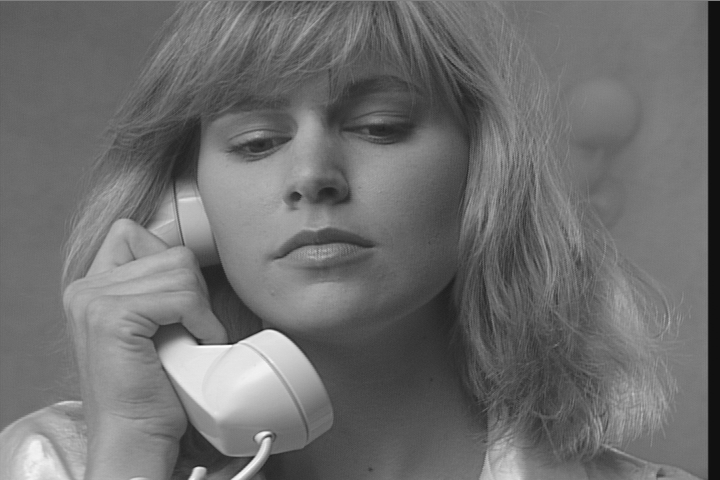
#> input picture image processing/susie_mono.png, 720 x 480 px
$ jupyter execute lab5.ipynb   (older library calls are emulated)
#> lines starting #> are read from the running program, lines starting #| are printed output that depends on the picture; long printed decimals are rounded
# libraries

[cell 1]
import cv2
import numpy as np
import matplotlib.pyplot as plt

# Image

[cell 2]
image = None
path = 'susie_mono.png'

image = cv2.imread(path, cv2.IMREAD_UNCHANGED)
#> image is the input picture: shape (480, 720); min 15, max 253, mean 110.5

plt.imshow(image, cmap='gray')
plt.axis('off')
plt.show()

#   Task 1: Calculate the entropy of the input image.

[cell 3]
hist = cv2.calcHist([image], [0], None, [256], [0, 256])
#> hist = 256 values, max 7196 at index 118, min 0 at index 0, mean 1350
plt.plot(hist, color='black')
plt.xlim([0, 256])
plt.title('Histogram')
plt.xlabel('Pixel Value')
#> figure, not shown here; curve peaks at x = 118, y = 7196

[cell 4]
probability = hist / hist.sum()
#> probability = 256 values, max 0.0208 at index 118, min 0 at index 0, mean 0.00391
plt.plot(probability, color='black')
plt.xlim([0, 256])
plt.title('Probability')
plt.xlabel('Pixel Value')
plt.show()
#> figure, not shown here; curve peaks at x = 118, y = 0.0208

entropy = -np.sum(probability * np.log2(probability + 1e-10))  # 1e-10 to avoid log(0)
#> entropy = 7
print(f'Entropy: {entropy}')
#| Entropy: 7.001

# Task 2: Difference Image (Predictive Coding)

Calculate the difference image so that each pixel value is replaced by the difference between its value and the value of its left neighbor (differential/predictive coding).
For the first pixel in each row, assume the neighbor's value is 127 (the midpoint of the pixel value range).
Display the difference image.
Calculate the histogram of the difference image and compare it with the histogram of the original image.
Calculate the entropy of the difference image and compare it with the entropy of the original image.

**Note:**
Pixel values in the difference image can range from **-255 to 255**!

[cell 5]
# Convert the image to a signed integer type to handle negative differences
image_signed = image.astype(np.int16)

diff_image = np.zeros_like(image_signed, dtype=np.int16)

for y in range(image_signed.shape[0]):
    diff_image[y, 0] = image_signed[y, 0] - 127  # For the first pixel in the row, subtract 127
    for x in range(1, image_signed.shape[1]):
        diff_image[y, x] = image_signed[y, x] - image_signed[y, x-1]  # Subtract the left neighbor
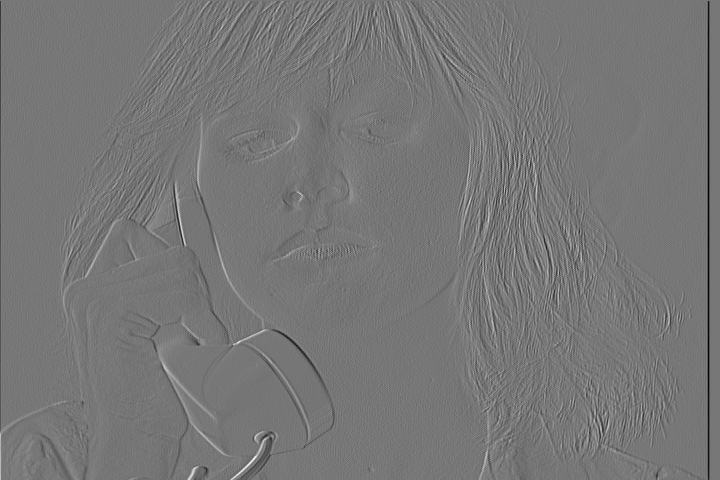
#> diff_image: shape (480, 720) int16; min -73, max 83, mean -0.2; drawn with min black and max white

[cell 6]
normalized_diff_image = cv2.normalize(diff_image, None, 0, 255, cv2.NORM_MINMAX).astype(np.uint8)

hist_diff = cv2.calcHist([normalized_diff_image], [0], None, [256], [0, 256])
#> hist_diff = 256 values, max 46662 at index 119, min 0 at index 1, mean 1350
plt.plot(hist_diff, color='black')
plt.xlim([0, 256])
plt.title('Histogram of Difference Image')
plt.xlabel('Pixel Value')
plt.show()
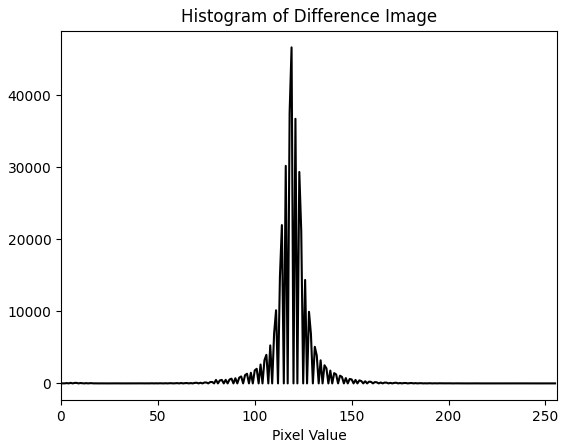
#> figure drawn by matplotlib, 1 panel; curve peaks at x = 119, y = 46662

hist_original = cv2.calcHist([image], [0], None, [256], [0, 256])
#> hist_original has the same summary as hist
plt.plot(hist_original, color='black')
plt.xlim([0, 256])
plt.title('Histogram of Original Image')
plt.xlabel('Pixel Value')
plt.show()
#> figure, not shown here; curve peaks at x = 118, y = 7196

### Entropy

[cell 7]
entropy_original = -np.sum(hist_original / hist_original.sum() * np.log2(hist_original / hist_original.sum() + 1e-10))
#> entropy_original = 7
entropy_diff = -np.sum(hist_diff / hist_diff.sum() * np.log2(hist_diff / hist_diff.sum() + 1e-10))
#> entropy_diff = 4.4
print(f'Entropy of Original Image: {entropy_original}')
#| Entropy of Original Image: 7.001
print(f'Entropy of Difference Image: {entropy_diff}')
#| Entropy of Difference Image: 4.397

# Task 3:
Calculate the DWT coefficients using the function provided in the sample script.
Display each band separately.
Calculate histograms and entropy for all bands.
Compare the results (histogram, entropy) obtained for each band with each other (do any stand out and why?) and with the results obtained for the original image and the difference image.

[cell 8]
def dwt(img):
    maskL = np.array([0.02674875741080976, -0.01686411844287795, -0.07822326652898785, 0.2668641184428723,
        0.6029490182363579, 0.2668641184428723, -0.07822326652898785, -0.01686411844287795, 0.02674875741080976])
    maskH = np.array([0.09127176311424948, -0.05754352622849957, -0.5912717631142470, 1.115087052456994,
        -0.5912717631142470, -0.05754352622849957, 0.09127176311424948])

    bandLL = cv2.sepFilter2D(img,         -1, maskL, maskL)[::2, ::2]
    bandLH = cv2.sepFilter2D(img, cv2.CV_16S, maskL, maskH)[::2, ::2]
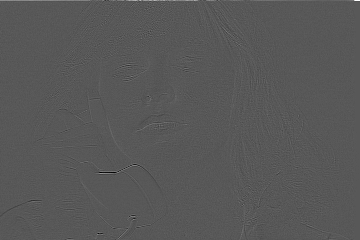
#> bandLH: shape (240, 360) int16; min -66, max 125, mean 0.1; drawn with min black and max white
    bandHL = cv2.sepFilter2D(img, cv2.CV_16S, maskH, maskL)[::2, ::2]
    bandHH = cv2.sepFilter2D(img, cv2.CV_16S, maskH, maskH)[::2, ::2]
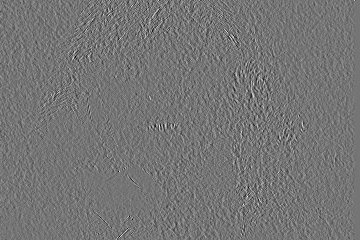
#> bandHH: shape (240, 360) int16; min -29, max 34, mean 0; drawn with min black and max white

    return bandLL, bandLH, bandHL, bandHH

[cell 9]
d = dwt(image)
plt.imshow(d[0], cmap='gray')
plt.axis('off')
plt.show()
plt.imshow(d[1], cmap='gray')
plt.axis('off')
plt.show()
plt.imshow(d[2], cmap='gray')
plt.axis('off')
plt.show()
plt.imshow(d[3], cmap='gray')
plt.axis('off')
plt.show()

[cell 10]
d_uint8 = [band.astype(np.uint8) if band.dtype != np.uint8 else band for band in d]
#> d_uint8 = 4 items

entropy = lambda x: -np.sum(x / x.sum() * np.log2(x / x.sum() + 1e-10))

histLL = cv2.calcHist([d_uint8[0]], [0], None, [256], [0, 256])
#> histLL = 256 values, max 1786 at index 121, min 0 at index 0, mean 337.5
histLH = cv2.calcHist([d_uint8[1]], [0], None, [256], [0, 256])
#> histLH = 256 values, max 17805 at index 0, min 0 at index 53, mean 337.5
histHL = cv2.calcHist([d_uint8[2]], [0], None, [256], [0, 256])
#> histHL = 256 values, max 16343 at index 0, min 0 at index 41, mean 337.5
histHH = cv2.calcHist([d_uint8[3]], [0], None, [256], [0, 256])
#> histHH = 256 values, max 10736 at index 0, min 0 at index 29, mean 337.5

for hist in [histLL, histLH, histHL, histHH]:
    plt.plot(hist, color='black')
    plt.xlim([0, 256])
    plt.title('Histogram of DWT Bands')
    plt.xlabel('Pixel Value')
    plt.show()
#> this loop made 4 passes


entropyLL = entropy(histLL)
#> entropyLL = 6.99
entropyLH = entropy(histLH)
#> entropyLH = 3.41
entropyHL = entropy(histHL)
#> entropyHL = 3.79
entropyHH = entropy(histHH)
#> entropyHH = 4.05

print(f'Entropy of LL: {entropyLL}')
#| Entropy of LL: 6.994
print(f'Entropy of LH: {entropyLH}')
#| Entropy of LH: 3.414
print(f'Entropy of HL: {entropyHL}')
#| Entropy of HL: 3.795
print(f'Entropy of HH: {entropyHH}')
#| Entropy of HH: 4.054

### Conclusions regarding entropy and histograms

1. **Entropy**:
    - The original image has higher entropy than the difference image, indicating more information in the original image.
    - In the DWT bands, the LL band has the lowest entropy (smooth areas), while the LH, HL, HH bands have higher entropy (edges and details).

2. **Histograms**:
    - The histogram of the original image is more dispersed, meaning greater pixel diversity.
    - The histogram of the difference image is concentrated around zero, which results from predictive coding.
    - The LL band histogram is concentrated, while the LH, HL, HH bands are more dispersed.

3. **Transformations**:
    - Predictive coding reduces entropy and compresses the histogram, which favors compression.
    - DWT divides the image into frequency bands, enabling analysis and compression.

# Task 4:

Calculate the bit rate (number of bits per pixel) for the image compressed with the PNG encoder (input image) and compare it with the previously calculated entropies of the original, difference, and wavelet-transformed images. Does a bit rate lower than the entropy mean that the relationship: l_avg ≥ H is not true?

[cell 11]
import os

# Get the size of the compressed image in bytes
compressed_image_path = 'monochrome/susie_mono.png'
compressed_size_bytes = os.path.getsize(compressed_image_path)

compressed_size_bits = compressed_size_bytes * 8

total_pixels = image.shape[0] * image.shape[1]
#> total_pixels = 345600

bit_rate = compressed_size_bits / total_pixels
#> bit_rate = 4.44

print(f'Bit rate (bits per pixel): {bit_rate}')
#| Bit rate (bits per pixel): 4.445
print(f'Entropy of Original Image: {entropy_original}')
#| Entropy of Original Image: 7.001
print(f'Entropy of Difference Image: {entropy_diff}')
#| Entropy of Difference Image: 4.397
print(f'Entropy of LL Band: {entropyLL}')
#| Entropy of LL Band: 6.994
print(f'Entropy of LH Band: {entropyLH}')
#| Entropy of LH Band: 3.414
print(f'Entropy of HL Band: {entropyHL}')
#| Entropy of HL Band: 3.795
print(f'Entropy of HH Band: {entropyHH}')
#| Entropy of HH Band: 4.054

### Does a bit rate lower than entropy mean that the relationship: l_avg ≥ H is not true?
A lower bit rate than entropy does not mean that the relationship is false. This results from coding optimization, redundancy removal, and more effective compression methods that reduce the actual number of transmitted bits.

For the color image:

➢ Calculate the entropy for the RGB components of the test color image.

➢ Convert from RGB to YUV and calculate the entropy for the YUV components. Display the RGB and YUV components.
Calculate histograms for all RGB and YUV components.
Compare the results obtained for each component. Is the entropy for the UV components lower? What could be the reason for this lower value?

➢ Determine the relationship between distortion D and bitrate R (number of bits per image pixel): D = f(R) – the so-called R-D curve – for the JPEG encoder.
Regulate the degree of compression (bitrate R) by setting the ‘quality’ parameter when saving the image to a file. The values of the ‘quality’ parameter should be chosen to obtain smooth plots.
As a measure of distortion, use the peak signal-to-noise ratio (PSNR) and mean squared error (MSE).
Visualize the relationships on plots (a separate plot for each measure).
Make a subjective assessment of the reconstructed images (according to your own rating scale, e.g.: excellent quality, very good, good, average, poor, very poor, etc., or: distortions invisible, slightly visible, visible, very visible, unacceptable, etc.) and include these ratings in the report (not necessarily for each output image separately, rather group ratings for certain bitrate ranges).
Compare the compression ratios obtained for the JPEG encoder with the compression ratio obtained for the PNG encoder (remember that in the first part of the lab a monochrome PNG image was used, and JPEG compression was performed for the color image; optionally, calculate the bitrate for the color image compressed with the PNG encoder).

[cell 12]
path = 'susie_col.png'

col_image = cv2.imread(path, cv2.IMREAD_UNCHANGED)
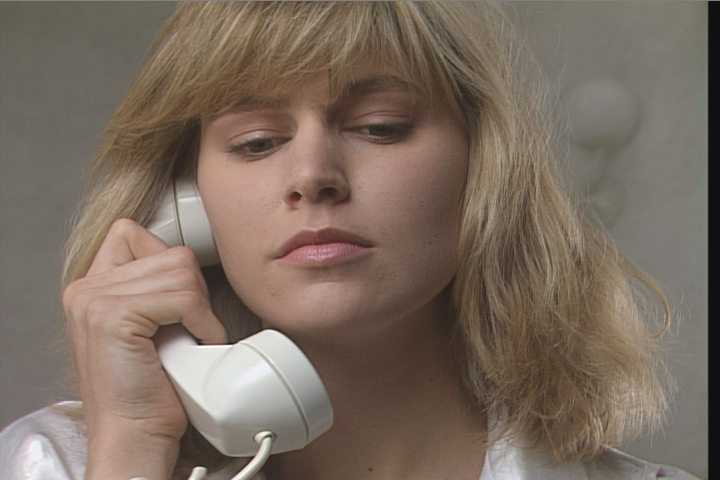
#> input picture image processing/susie_col.png, 720 x 480 px
#> col_image is the input picture: shape (480, 720, 3); mean B, G, R 95.6, 107.9, 122.9
col_image = cv2.cvtColor(col_image, cv2.COLOR_BGR2RGB)
plt.imshow(col_image)
plt.axis('off')
plt.show()

hist_col = cv2.calcHist([col_image], [0], None, [256], [0, 256])
#> hist_col = 256 values, max 7499 at index 122, min 0 at index 0, mean 1350
plt.plot(hist_col, color='black')
plt.xlim([0, 256])
plt.title('Histogram of Color Image')
plt.xlabel('Pixel Value')
plt.show()
#> figure, not shown here; curve peaks at x = 122, y = 7499

#   ➢ Calculate the entropy for the RGB components of the test color image.

[cell 13]
R, G, B = col_image[:, :, 0], col_image[:, :, 1], col_image[:, :, 2]
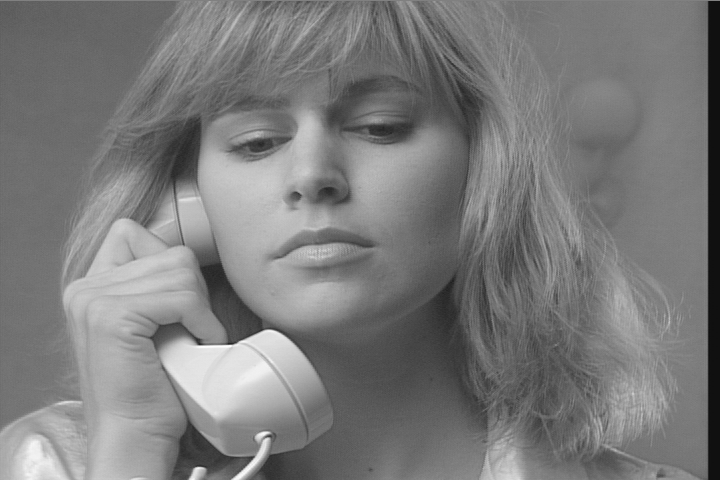
#> R: shape (480, 720); min 13, max 255, mean 122.9
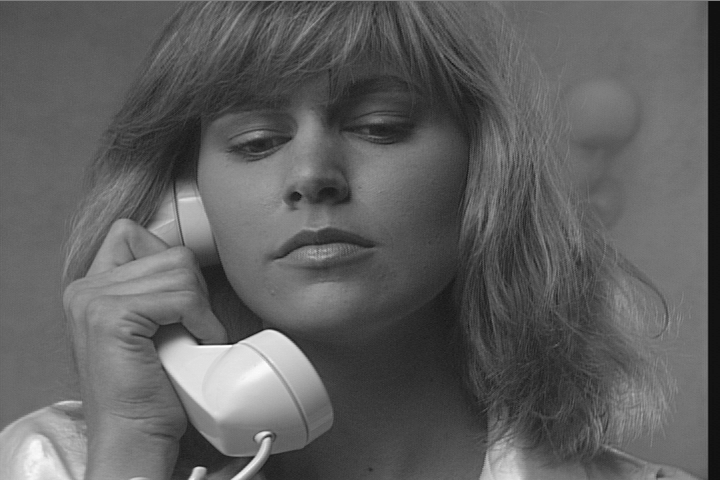
#> B: shape (480, 720); min 12, max 255, mean 95.6
hist_R = cv2.calcHist([R], [0], None, [256], [0, 256])
#> hist_R has the same summary as hist_col
hist_G = cv2.calcHist([G], [0], None, [256], [0, 256])
#> hist_G = 256 values, max 6577 at index 123, min 0 at index 0, mean 1350
hist_B = cv2.calcHist([B], [0], None, [256], [0, 256])
#> hist_B = 256 values, max 5889 at index 107, min 0 at index 0, mean 1350
plt.plot(hist_R, color='red')
plt.plot(hist_G, color='green')
plt.plot(hist_B, color='blue')
plt.xlim([0, 256])
plt.title('Histogram of Color Image (RGB)')
plt.xlabel('Pixel Value')
plt.show()
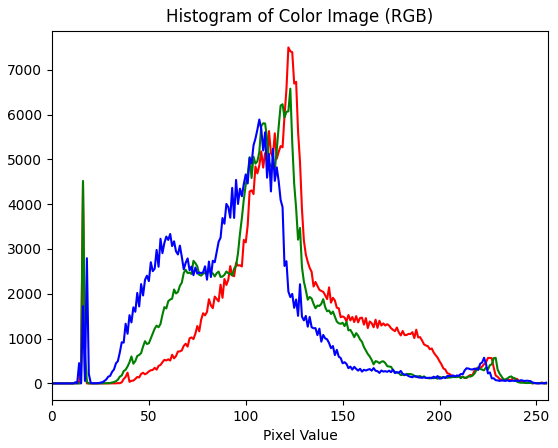
#> figure drawn by matplotlib, 1 panel; curve peaks at x = 122, y = 7499; curve peaks at x = 123, y = 6577; curve peaks at x = 107, y = 5889
entropy_R = entropy(hist_R)
#> entropy_R = 7.03
entropy_G = entropy(hist_G)
#> entropy_G = 7
entropy_B = entropy(hist_B)
#> entropy_B = 7.04
print(f'Entropy of Red Channel: {entropy_R}')
#| Entropy of Red Channel: 7.032
print(f'Entropy of Green Channel: {entropy_G}')
#| Entropy of Green Channel: 7.001
print(f'Entropy of Blue Channel: {entropy_B}')
#| Entropy of Blue Channel: 7.037

#   ➢ Convert from RGB to YUV and calculate the entropy for the YUV components. Display the RGB and YUV components. Calculate histograms for all RGB and YUV components. Compare the results obtained for each component. Is the entropy for the UV components lower? What could be the reason for this lower value?

[cell 14]
YUV = cv2.cvtColor(col_image, cv2.COLOR_RGB2YUV)
#> YUV: shape (480, 720, 3); mean of channels 0, 1, 2 110.9, 120.6, 138.5
Y, U, V = cv2.split(YUV)
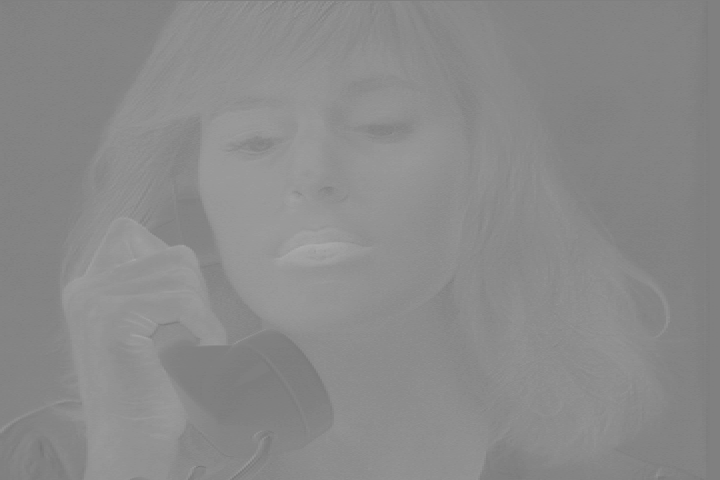
#> V: shape (480, 720); min 117, max 172, mean 138.5

RGB, YUV = (col_image[:, :, 0], col_image[:, :, 1], col_image[:, :, 2]), (YUV[:, :, 0], YUV[:, :, 1], YUV[:, :, 2])

plt.subplot(1, 3, 1)
for i, channel in enumerate(RGB):
    plt.subplot(1, 3, i + 1)
    plt.imshow(channel)
    plt.axis('off')
    plt.title(f'Channel {i}')
#> this loop made 3 passes
plt.show()

[cell 15]
plt.subplot(1, 3, 1)
for i, channel in enumerate(YUV):
    plt.subplot(1, 3, i + 1)
    plt.imshow(channel)
    plt.axis('off')
    plt.title(f'Channel {i}')
plt.show()

[cell 16]
for channel, name in zip(
    [col_image[:, :, 0], col_image[:, :, 1], col_image[:, :, 2], Y, U, V],
    ['Red', 'Green', 'Blue', 'Y', 'U', 'V']
):
    hist = cv2.calcHist([channel], [0], None, [256], [0, 256])
    plt.plot(hist, color='black')
    plt.xlim([0, 256])
    plt.title(f'Histogram of {name} Channel')
    plt.xlabel('Pixel Value')
    plt.show()
    entropy_val = entropy(hist)
    print(f'Entropy of {name} Channel: {entropy_val}')
#> this loop made 6 passes
#> (name, entropy_val) on passes 1 to 6: ('Red', 7.03), ('Green', 7), ('Blue', 7.04), ('Y', 6.98), ('U', 3.9), ('V', 4.32)
#| Entropy of Red Channel: 7.032
#| Entropy of Green Channel: 7.001
#| Entropy of Blue Channel: 7.037
#| Entropy of Y Channel: 6.975
#| Entropy of U Channel: 3.897
#| Entropy of V Channel: 4.319
#> pass 2, `plt.show()`:
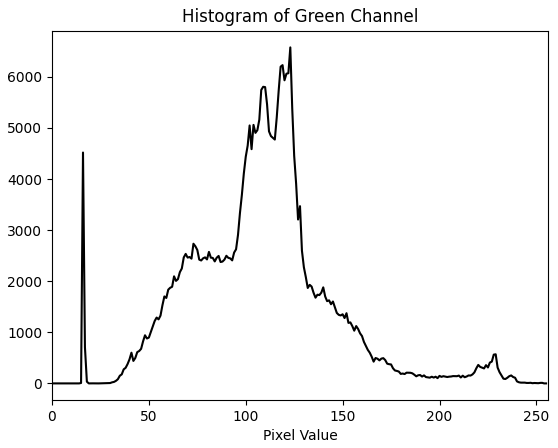
#> figure drawn by matplotlib, 1 panel; curve peaks at x = 123, y = 6577
